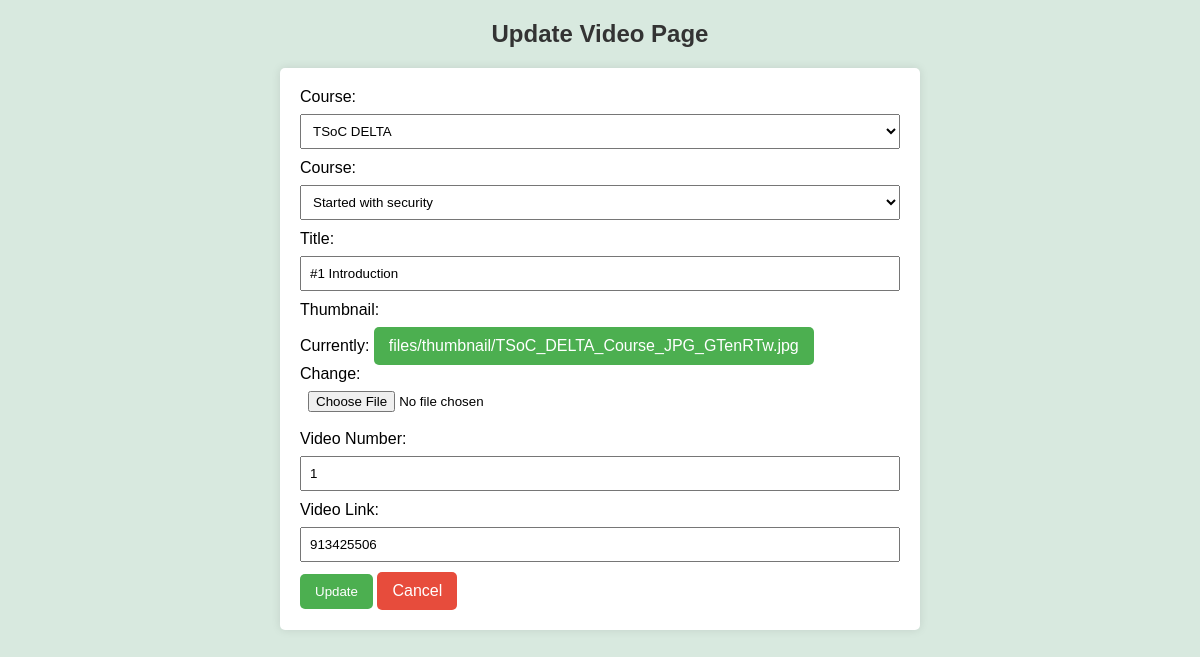
/updatevideopage/1/, run on an earlier commit of the app's database.
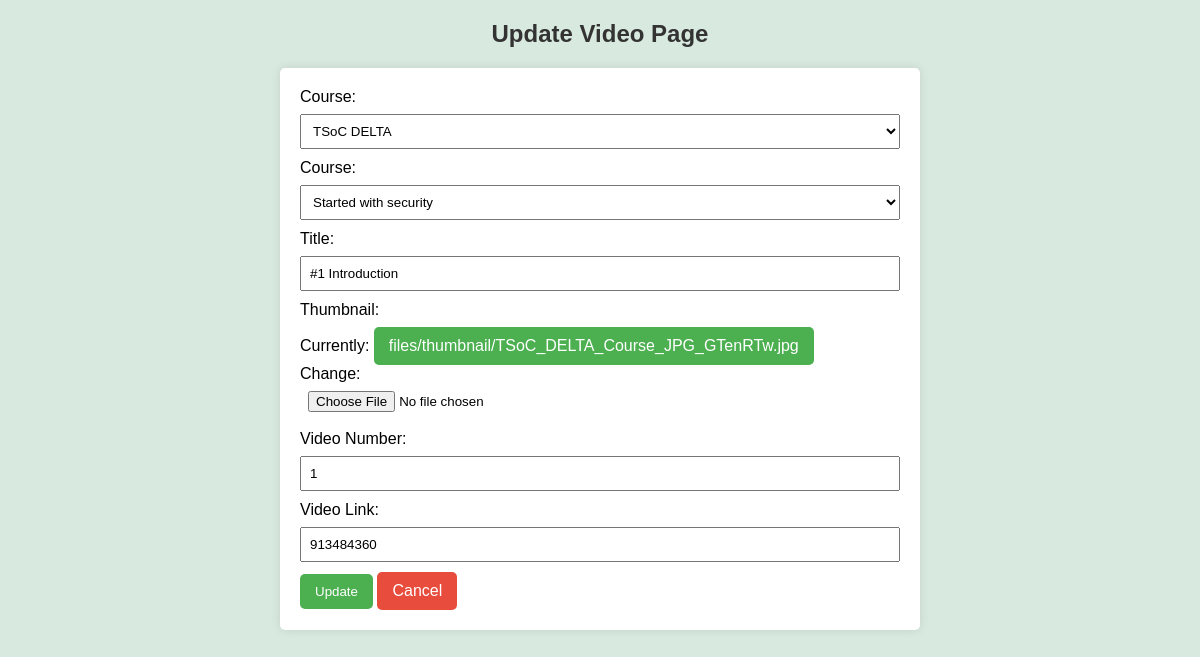
And on a later commit of the database.
### tango/models.py (models this page shows, shortened)
class Video(models.Model):
    chapter = models.ForeignKey(Chapter,null=True,on_delete=models.CASCADE)
    course = models.ForeignKey(Course,null=True,on_delete=models.CASCADE)
    thumbnail = models.ImageField(upload_to='files/thumbnail/',null=True)
    title =  models.CharField(max_length=100,null=True)
    serial_number = models.IntegerField(null=True)
    video_id = models.CharField(max_length=250,null=True)
    slug = models.CharField(max_length=40,null=True,unique=True)

### tango/views.py (the view)
# urls.py: path('updatevideopage/<int:pk>/',views.UpdateVideoPage,name='updatevideopage'),
def UpdateVideoPage(request,pk):
    video = Video.objects.get(id=pk)
    form = VideoForm(instance=video)
    if request.method == 'POST':
        form = VideoForm(request.POST, request.FILES, instance=video)
        if form.is_valid():
            form.save()
            return redirect('videopage')
    context = {'form':form}
    return render(request,'tango/admin/updatevideo.html',context)

### tango/forms.py
class VideoForm(forms.ModelForm):
    class Meta:
        model = Video
        fields = ['chapter', 'course', 'thumbnail', 'title', 'serial_number', 'video_id']
    def __init__(self, *args, **kwargs):
        super().__init__(*args, **kwargs)
        self.fields['chapter'].queryset = Chapter.objects.all()
        self.fields['course'].queryset = Course.objects.all()

### tango/models.py (called while the page is built)
    def __str__(self):
        return self.name

    def __str__(self):
        return self.title

### tango/templates/tango/admin/updatevideo.html (shortened to what this page needs)
<!DOCTYPE html>
<html lang="en">
<head>
</head>
<body>
    <h2>Update Video Page</h2>
    <form method="post" enctype="multipart/form-data">
        <label for="{{ form.course.id_for_label }}">Course:</label>
            {{ form.course }}
        <label for="{{ form.chapter.id_for_label }}">Course:</label>
            {{ form.chapter }}
        <label for="title">Title:</label>
        {{ form.title }}
        <label for="thumbnail">Thumbnail:</label>
        {{ form.thumbnail }}
        <label for="serial_number">Video Number:</label>
        {{ form.serial_number }}
        <label for="video_id">Video Link:</label>
        {{ form.video_id }}
        <button type="submit">Update</button>
        <a href="{% url 'videopage' %}" class="cancel-button">Cancel</a>
    </form>
</body>
</html>

What changed in the data, as far as the page shows it:
changed Video "TSoC DELTA": video_id "913425506" → "913484360"
